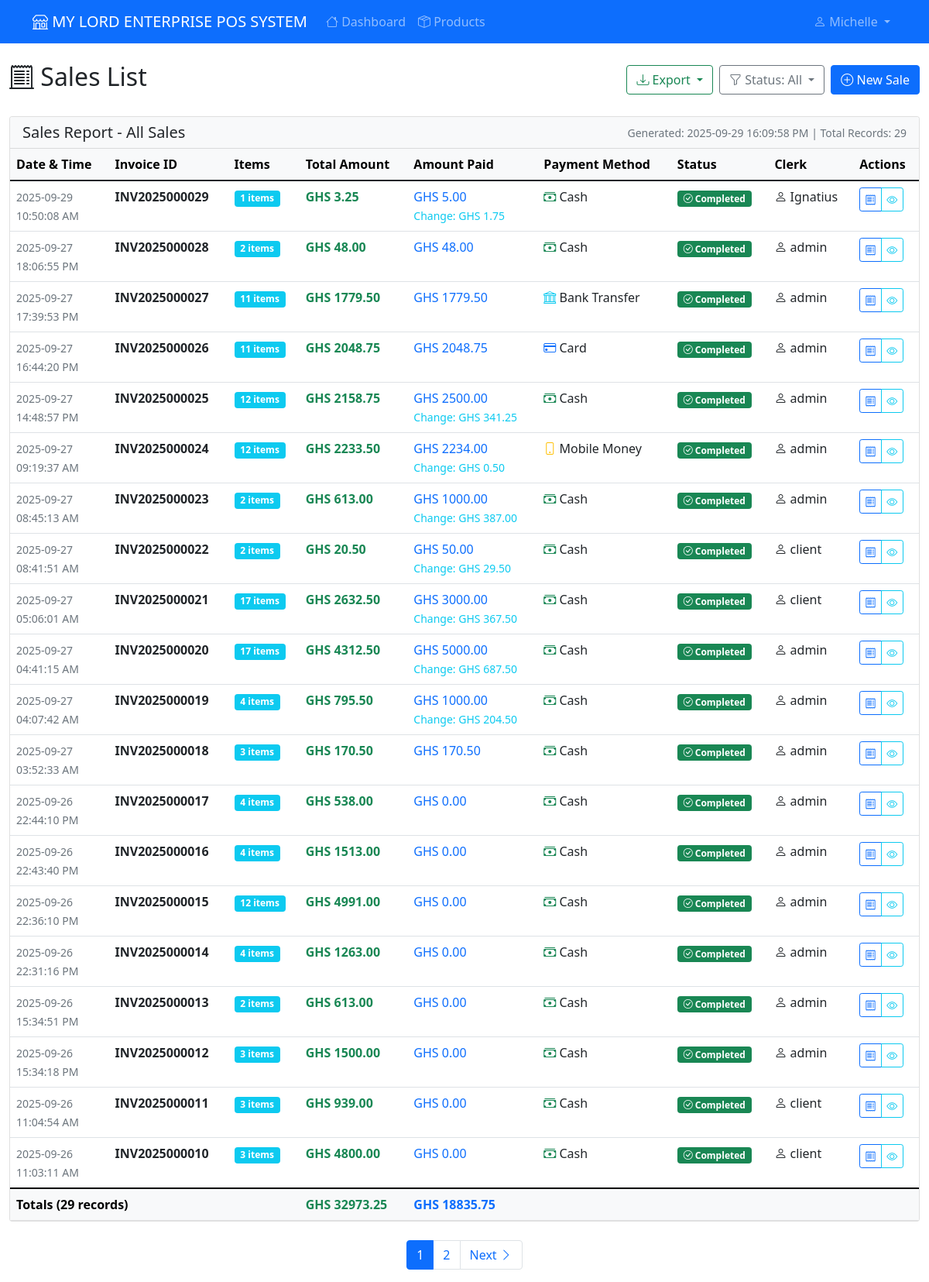
The page /pos/list-sales (signed in) on the database its author committed.
### app/models.py (models this page shows, shortened)
class User(UserMixin, db.Model):
    id = db.Column(db.Integer, primary_key=True)
    username = db.Column(db.String(80), unique=True, nullable=False)
    password_hash = db.Column(db.String(120), nullable=False)
    role = db.Column(db.String(20), nullable=False, default='cashier')  # admin, manager, cashier
    created_at = db.Column(db.DateTime, default=datetime.utcnow)
    is_active = db.Column(db.Boolean, default=True, nullable=False)
    is_temporary_password = db.Column(db.Boolean, default=False, nullable=False)
    password_reset_token = db.Column(db.String(100), nullable=True)
    password_reset_expires = db.Column(db.DateTime, nullable=True)
    must_change_password = db.Column(db.Boolean, default=False, nullable=False)
    last_password_change = db.Column(db.DateTime, nullable=True)
    sales = db.relationship('Sale', backref='clerk', lazy=True)
    expenses = db.relationship('Expense', backref='user', lazy=True)
    def needs_password_change(self):
        return self.must_change_password or self.is_temporary_password
    def is_admin(self):
        return self.role == 'admin'
    def is_manager(self):
        return self.role in ['admin', 'manager']

class Sale(db.Model):
    id = db.Column(db.Integer, primary_key=True)
    invoice_number = db.Column(db.String(20), unique=True, nullable=False)
    clerk_id = db.Column(db.Integer, db.ForeignKey('user.id'), nullable=False)
    total_amount = db.Column(db.Numeric(10, 2), nullable=False)
    total_profit = db.Column(db.Numeric(10, 2), nullable=False, default=0.00)
    payment_method = db.Column(db.String(20), nullable=False, default='cash')
    amount_paid = db.Column(db.Numeric(10, 2), nullable=False, default=0.00)
    change_given = db.Column(db.Numeric(10, 2), nullable=False, default=0.00)
    status = db.Column(db.String(20), nullable=False, server_default='completed')
    created_at = db.Column(db.DateTime, default=datetime.utcnow)
    updated_at = db.Column(db.DateTime, default=datetime.utcnow, onupdate=datetime.utcnow)
    sale_items = db.relationship('SaleItem', backref='sale', lazy=True, cascade='all, delete-orphan')

### app/pos.py (the view)
@bp.route('/list-sales')
@login_required
def list_sales():
    page = request.args.get('page', 1, type=int)
    status_filter = request.args.get('status', 'all')
    query = Sale.query
    if current_user.role == 'clerk':
        query = query.filter(Sale.clerk_id == current_user.id)
    if status_filter != 'all':
        query = query.filter(Sale.status == status_filter)
    sales = query.order_by(Sale.created_at.desc()).paginate(
        page=page, per_page=20, error_out=False
    )
    return render_template(
        'pos/sales_list.html',
        sales=sales,
        status_filter=status_filter,
        current_time=datetime.now()
    )

### app/models.py (called while the page is built)
    @property
    def line_total(self):
        return float(self.quantity * self.price_at_sale)

    @property
    def unit_display(self):
        unit_map = {
            'full': 'Full Pack',
            'half': 'Half Pack',
            'quarter': 'Quarter Pack'
        }
        return unit_map.get(self.unit_type, 'Full Pack')

### app/templates/pos/sales_list.html (shortened to what this page needs)
{% extends "base.html" %}
{% block content %}
<div class="row">
    <div class="col-12">
        <div class="d-flex justify-content-between align-items-center mb-4">
            <h2><i class="bi bi-receipt-cutoff"></i> Sales List</h2>
            <div class="d-flex gap-2">
                <div class="dropdown">
                    <button class="btn btn-outline-success dropdown-toggle" type="button" data-bs-toggle="dropdown">
                        <i class="bi bi-download"></i> Export
                    </button>
                </div>
                <div class="dropdown">
                    <button class="btn btn-outline-secondary dropdown-toggle" type="button" data-bs-toggle="dropdown">
                        <i class="bi bi-funnel"></i>
                        Status: {{ status_filter.title() if status_filter != 'all' else 'All' }}
                    </button>
                </div>
                <a href="{{ url_for('pos.pos_page') }}" class="btn btn-primary">
                    <i class="bi bi-plus-circle"></i> New Sale
                </a>
            </div>
        </div>
        {% if sales.items %}
        <div class="card" id="salesTableCard">
            <div class="card-header bg-light d-print-block">
                <div class="d-flex justify-content-between align-items-center">
                    <h5 class="mb-0">Sales Report - {{ status_filter.title() if status_filter != 'all' else 'All Sales' }}</h5>
                    <small class="text-muted d-print-block">
                        Generated: {{ current_time.strftime('%Y-%m-%d %H:%M:%S %p') if current_time else '' }}
                        | Total Records: {{ sales.total }}
                    </small>
                </div>
            </div>
            <div class="card-body p-0">
                <div class="table-responsive">
                    <table class="table table-hover mb-0" id="salesTable">
                        <thead class="table-light">
                            <tr>
                                <th>Date & Time</th>
                                <th>Invoice ID</th>
                                <th>Items</th>
                                <th>Total Amount</th>
                                <th>Amount Paid</th>
                                <th>Payment Method</th>
                                <th>Status</th>
                                <th>Clerk</th>
                                <th class="d-print-none">Actions</th>
                            </tr>
                        </thead>
                        <tbody>
                            {% for sale in sales.items %}
                            <tr>
                                <td>
                                    <small class="text-muted">
                                        {{ sale.created_at.strftime('%Y-%m-%d') }}<br>
                                        {{ sale.created_at.strftime('%H:%M:%S %p') }}
                                    </small>
                                </td>
                                <td>
                                    <strong>{{ sale.invoice_number }}</strong>
                                </td>
                                <td>
                                    <span class="badge bg-info">{{ sale.sale_items|length }} items</span>
                                </td>
                                <td>
                                    <strong class="text-success">GHS {{ "%.2f"|format(sale.total_amount) }}</strong>
                                </td>
                                <td>
                                    <span class="text-primary">GHS {{ "%.2f"|format(sale.amount_paid) }}</span>
                                    {% if sale.change_given > 0 %}
                                        <br><small class="text-info">Change: GHS {{ "%.2f"|format(sale.change_given) }}</small>
                                    {% endif %}
                                </td>
                                <td>
                                    {% if sale.payment_method == 'cash' %}
                                        <i class="bi bi-cash-stack text-success"></i> Cash
                                    {% elif sale.payment_method == 'card' %}
                                        <i class="bi bi-credit-card text-primary"></i> Card
                                    {% elif sale.payment_method == 'mobile_money' %}
                                        <i class="bi bi-phone text-warning"></i> Mobile Money
                                    {% elif sale.payment_method == 'bank_transfer' %}
                                        <i class="bi bi-bank text-info"></i> Bank Transfer
                                    {% else %}
                                        <i class="bi bi-question-circle"></i> {{ sale.payment_method.title() }}
                                    {% endif %}
                                </td>
                                <td>
                                    {% if sale.status == 'completed' %}
                                        <span class="badge bg-success">
                                            <i class="bi bi-check-circle"></i> Completed
                                        </span>
                                    {% elif sale.status == 'pending' %}
                                        <span class="badge bg-warning text-dark">
                                            <i class="bi bi-clock"></i> Pending
                                        </span>
                                    {% elif sale.status == 'cancelled' %}
                                        <span class="badge bg-danger">
                                            <i class="bi bi-x-circle"></i> Cancelled
                                        </span>
                                    {% endif %}
                                </td>
                                <td>
                                    <i class="bi bi-person"></i> {{ sale.clerk.username }}
                                </td>
                                <td class="d-print-none">
                                    <div class="btn-group btn-group-sm" role="group">
                                        <a href="{{ url_for('pos.receipt', sale_id=sale.id) }}"
                                           class="btn btn-outline-primary" title="View Receipt">
                                            <i class="bi bi-receipt"></i>
                                        </a>
                                        <button type="button" class="btn btn-outline-info"
                                                data-bs-toggle="modal" data-bs-target="#saleModal{{ sale.id }}"
                                                title="View Details">
                                            <i class="bi bi-eye"></i>
                                        </button>
                                    </div>
                                </td>
                            </tr>
                            {% endfor %}
                        </tbody>
                        <tfoot class="table-light d-print-table-footer-group">
                            <tr>
                                <th colspan="3">Totals ({{ sales.total }} records)</th>
                                <th class="text-success">
                                    GHS {{ "%.2f"|format(sales.items|sum(attribute='total_amount')) }}
                                </th>
                                <th class="text-primary">
                                    GHS {{ "%.2f"|format(sales.items|sum(attribute='amount_paid')) }}
                                </th>
                                <th colspan="4"></th>
                            </tr>
                        </tfoot>
                    </table>
                </div>
            </div>
        </div>
        {% if sales.pages > 1 %}
        <nav aria-label="Sales pagination" class="mt-4 d-print-none">
            <ul class="pagination justify-content-center">
                {% for page_num in sales.iter_pages() %}
                    {% if page_num %}
                        {% if page_num != sales.page %}
                            <li class="page-item">
                                <a class="page-link" href="{{ url_for('pos.list_sales', page=page_num, status=status_filter) }}">
                                    {{ page_num }}
                                </a>
                            </li>
                        {% else %}
                            <li class="page-item active">
                                <span class="page-link">{{ page_num }}</span>
                            </li>
                        {% endif %}
                    {% else %}
                        <li class="page-item disabled">
                            <span class="page-link">…</span>
                        </li>
                    {% endif %}
                {% endfor %}
                {% if sales.has_next %}
                    <li class="page-item">
                        <a class="page-link" href="{{ url_for('pos.list_sales', page=sales.next_num, status=status_filter) }}">
                            Next <i class="bi bi-chevron-right"></i>
                        </a>
                    </li>
                {% endif %}
            </ul>
        </nav>
        {% endif %}
        {% endif %}
    </div>
</div>
{% endblock %}

### app/templates/base.html (shortened to what this page needs)
<!DOCTYPE html>
<html lang="en">
<head>
    <link href="https://cdn.jsdelivr.net/npm/bootstrap@5.1.3/dist/css/bootstrap.min.css" rel="stylesheet">
    <link rel="stylesheet" href="https://cdn.jsdelivr.net/npm/bootstrap-icons@1.10.0/font/bootstrap-icons.css">
</head>
<body>
    <nav class="navbar navbar-expand-lg navbar-dark bg-primary">
        <div class="container">
            <a class="navbar-brand" href="{{ url_for('main.index') }}">
                <i class="bi bi-shop"></i> MY LORD ENTERPRISE POS SYSTEM
            </a>
            {% if current_user.is_authenticated %}
            <div class="collapse navbar-collapse" id="navbarNav">
                <ul class="navbar-nav me-auto">
                    <li class="nav-item">
                        <a class="nav-link" href="{{ url_for('main.index') }}">
                            <i class="bi bi-house"></i> Dashboard
                        </a>
                    </li>
                    <li class="nav-item">
                        <a class="nav-link" href="{{ url_for('products.list_products') }}">
                            <i class="bi bi-box-seam"></i> Products
                        </a>
                    </li>
                </ul>
                <ul class="navbar-nav">
                    <li class="nav-item dropdown">
                        <a class="nav-link dropdown-toggle" href="#" role="button" data-bs-toggle="dropdown">
                            <i class="bi bi-person"></i> {{ current_user.username }}
                        </a>
                    </li>
                </ul>
            </div>
            {% endif %}
        </div>
    </nav>
    <div class="container-fluid mt-4">
        {% block content %}{% endblock %}
    </div>
</body>
</html>

### app/templates/pos/sales_list.html (style rules this page uses)
.btn-group-sm > .btn { padding: 0.25rem 0.4rem; }

### rows shown on the page
User: username "Michelle"
Sale: created_at "2025-09-29", created_at "10:50:08 AM", invoice_number "INV2025000029", sale_items|length "1", total_amount "3.25", amount_paid "5.00", change_given "1.75", payment_method "cash" (drawn), status "completed" (drawn), clerk.username "Ignatius"
Sale: created_at "2025-09-27", created_at "18:06:55 PM", invoice_number "INV2025000028", sale_items|length "2", total_amount "48.00", amount_paid "48.00", payment_method "cash" (drawn), status "completed" (drawn), clerk.username "admin"
Sale: created_at "2025-09-27", created_at "17:39:53 PM", invoice_number "INV2025000027", sale_items|length "11", total_amount "1779.50", amount_paid "1779.50", payment_method "bank_transfer" (drawn), status "completed" (drawn), clerk.username "admin"
Sale: created_at "2025-09-27", created_at "16:44:20 PM", invoice_number "INV2025000026", sale_items|length "11", total_amount "2048.75", amount_paid "2048.75", payment_method "card" (drawn), status "completed" (drawn), clerk.username "admin"
Sale: created_at "2025-09-27", created_at "14:48:57 PM", invoice_number "INV2025000025", sale_items|length "12", total_amount "2158.75", amount_paid "2500.00", change_given "341.25", payment_method "cash" (drawn), status "completed" (drawn), clerk.username "admin"
Sale: created_at "2025-09-27", created_at "09:19:37 AM", invoice_number "INV2025000024", sale_items|length "12", total_amount "2233.50", amount_paid "2234.00", change_given "0.50", payment_method "mobile_money" (drawn), status "completed" (drawn), clerk.username "admin"
Sale: created_at "2025-09-27", created_at "08:45:13 AM", invoice_number "INV2025000023", sale_items|length "2", total_amount "613.00", amount_paid "1000.00", change_given "387.00", payment_method "cash" (drawn), status "completed" (drawn), clerk.username "admin"
Sale: created_at "2025-09-27", created_at "08:41:51 AM", invoice_number "INV2025000022", sale_items|length "2", total_amount "20.50", amount_paid "50.00", change_given "29.50", payment_method "cash" (drawn), status "completed" (drawn), clerk.username "client"
Sale: created_at "2025-09-27", created_at "05:06:01 AM", invoice_number "INV2025000021", sale_items|length "17", total_amount "2632.50", amount_paid "3000.00", change_given "367.50", payment_method "cash" (drawn), status "completed" (drawn), clerk.username "client"
Sale: created_at "2025-09-27", created_at "04:41:15 AM", invoice_number "INV2025000020", sale_items|length "17", total_amount "4312.50", amount_paid "5000.00", change_given "687.50", payment_method "cash" (drawn), status "completed" (drawn), clerk.username "admin"
Sale: created_at "2025-09-27", created_at "04:07:42 AM", invoice_number "INV2025000019", sale_items|length "4", total_amount "795.50", amount_paid "1000.00", change_given "204.50", payment_method "cash" (drawn), status "completed" (drawn), clerk.username "admin"
Sale: created_at "2025-09-27", created_at "03:52:33 AM", invoice_number "INV2025000018", sale_items|length "3", total_amount "170.50", amount_paid "170.50", payment_method "cash" (drawn), status "completed" (drawn), clerk.username "admin"
Sale: created_at "2025-09-26", created_at "22:44:10 PM", invoice_number "INV2025000017", sale_items|length "4", total_amount "538.00", amount_paid "0.00", payment_method "cash" (drawn), status "completed" (drawn), clerk.username "admin"
Sale: created_at "2025-09-26", created_at "22:43:40 PM", invoice_number "INV2025000016", sale_items|length "4", total_amount "1513.00", amount_paid "0.00", payment_method "cash" (drawn), status "completed" (drawn), clerk.username "admin"
Sale: created_at "2025-09-26", created_at "22:36:10 PM", invoice_number "INV2025000015", sale_items|length "12", total_amount "4991.00", amount_paid "0.00", payment_method "cash" (drawn), status "completed" (drawn), clerk.username "admin"
Sale: created_at "2025-09-26", created_at "22:31:16 PM", invoice_number "INV2025000014", sale_items|length "4", total_amount "1263.00", amount_paid "0.00", payment_method "cash" (drawn), status "completed" (drawn), clerk.username "admin"
Sale: created_at "2025-09-26", created_at "15:34:51 PM", invoice_number "INV2025000013", sale_items|length "2", total_amount "613.00", amount_paid "0.00", payment_method "cash" (drawn), status "completed" (drawn), clerk.username "admin"
Sale: created_at "2025-09-26", created_at "15:34:18 PM", invoice_number "INV2025000012", sale_items|length "3", total_amount "1500.00", amount_paid "0.00", payment_method "cash" (drawn), status "completed" (drawn), clerk.username "admin"
Sale: created_at "2025-09-26", created_at "11:04:54 AM", invoice_number "INV2025000011", sale_items|length "3", total_amount "939.00", amount_paid "0.00", payment_method "cash" (drawn), status "completed" (drawn), clerk.username "client"
Sale: created_at "2025-09-26", created_at "11:03:11 AM", invoice_number "INV2025000010", sale_items|length "3", total_amount "4800.00", amount_paid "0.00", payment_method "cash" (drawn), status "completed" (drawn), clerk.username "client"

### other values the page prints
{{ status_filter.title() if status_filter != 'all' else 'All' }} "All"
{{ status_filter.title() if status_filter != 'all' else 'All Sales' }} "All Sales"
{{ sales.total }} "29"
{{ "%.2f"|format(sales.items|sum(attribute='total_amount')) }} "32973.25"
{{ "%.2f"|format(sales.items|sum(attribute='amount_paid')) }} "18835.75"
{{ page_num }} "1"
{{ page_num }} "2"
